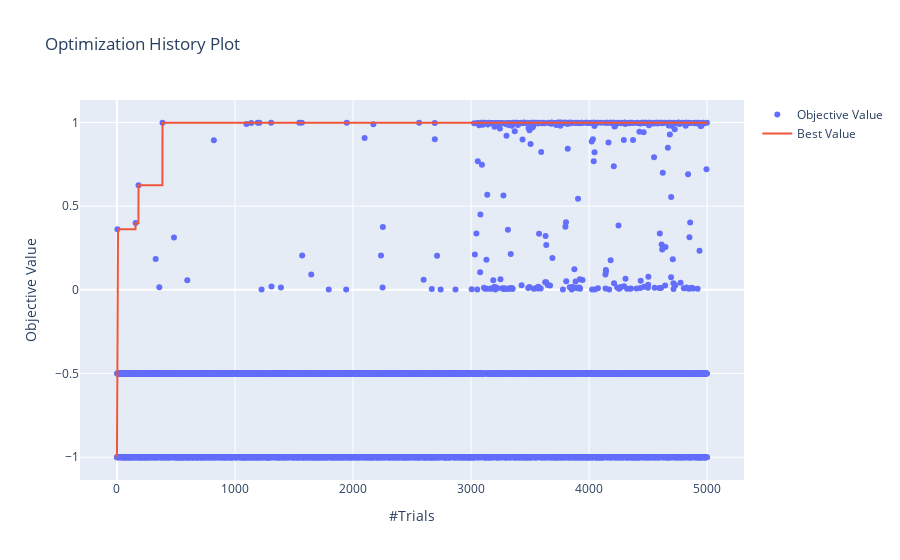

Write notebook code for a chart like this one.
### Code cell
plot_optimization_history(study)

### Figure 1 — Plotly figure (JSON) as saved in the notebook; plotly's stock layout.template omitted (floating-point values rounded to 4 significant figures; data arrays with more than 128 entries replaced by an {"elided": "..."} marker saying what was removed)
{"data": [{"mode": "markers", "name": "Objective Value", "type": "scatter", "x": {"elided": "5000 int values"}, "y": {"elided": "5000 float values"}}, {"name": "Best Value", "type": "scatter", "x": {"elided": "5000 int values"}, "y": {"elided": "5000 float values"}}], "layout": {"title": {"text": "Optimization History Plot"}, "xaxis": {"title": {"text": "#Trials"}}, "yaxis": {"title": {"text": "Objective Value"}}}}
